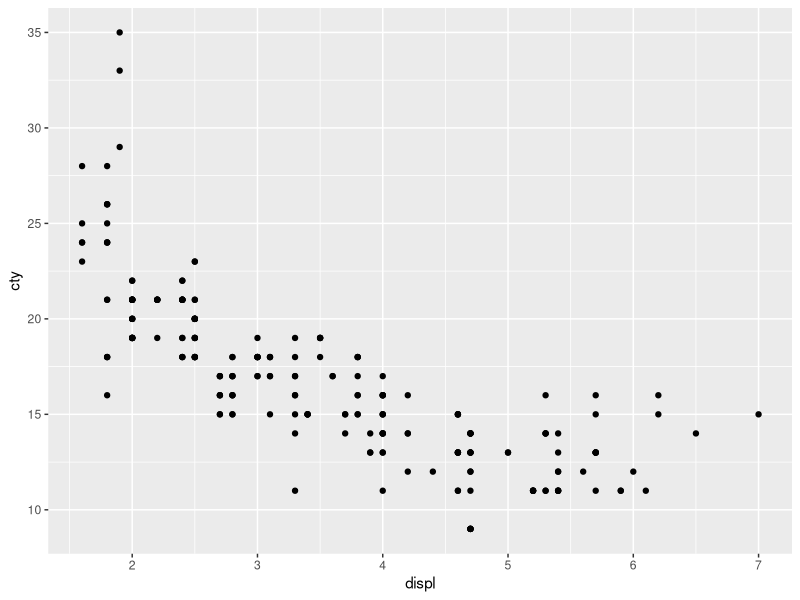
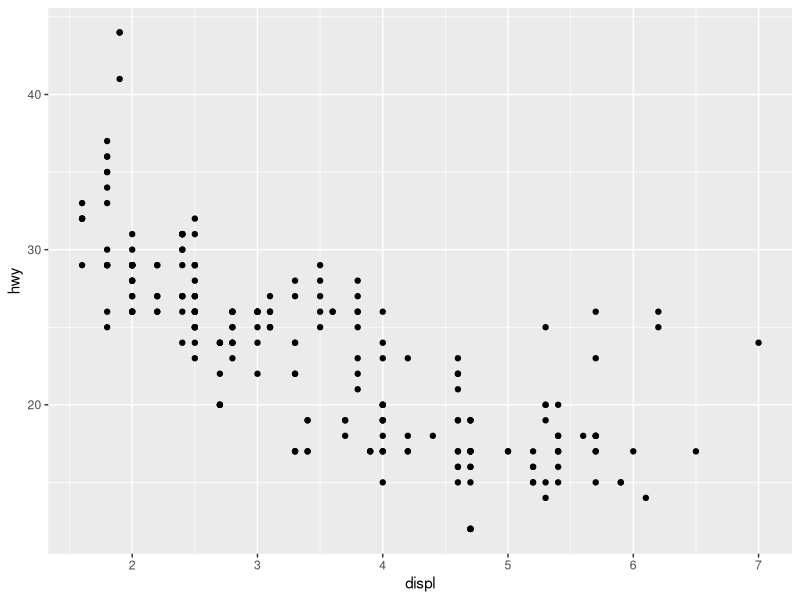
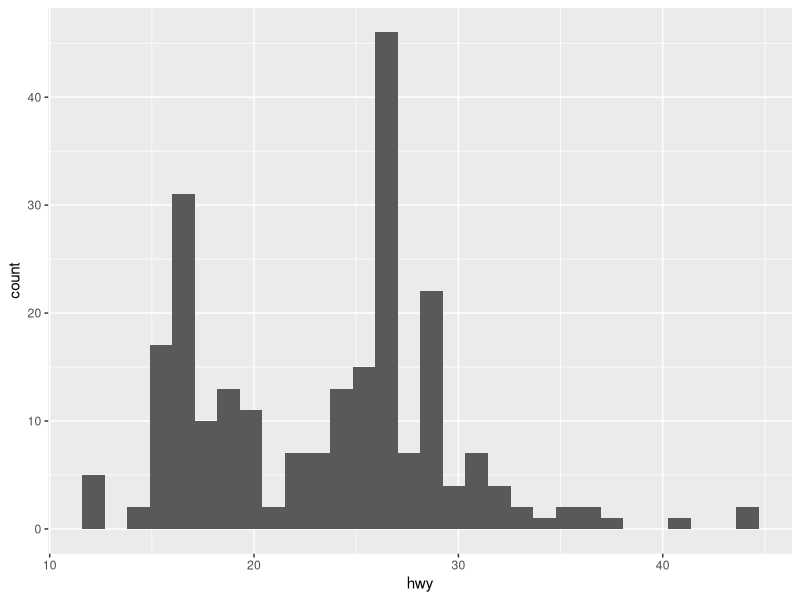
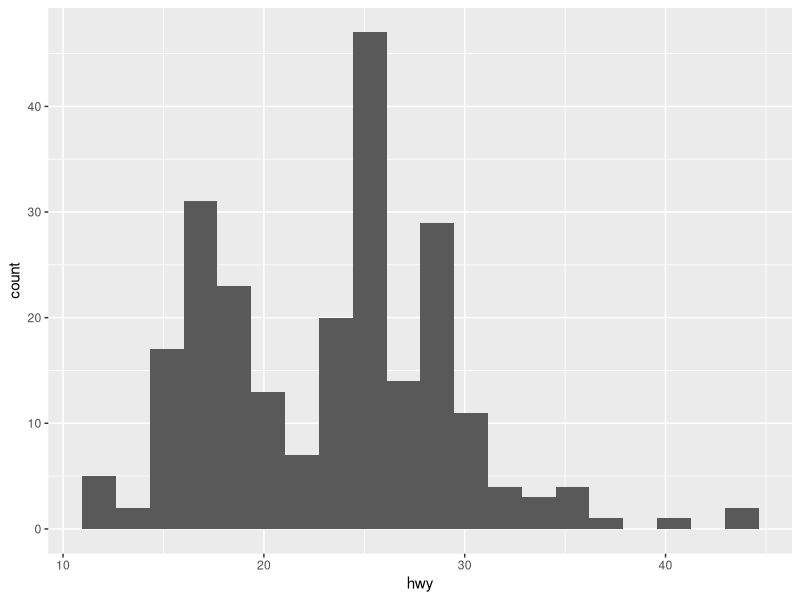
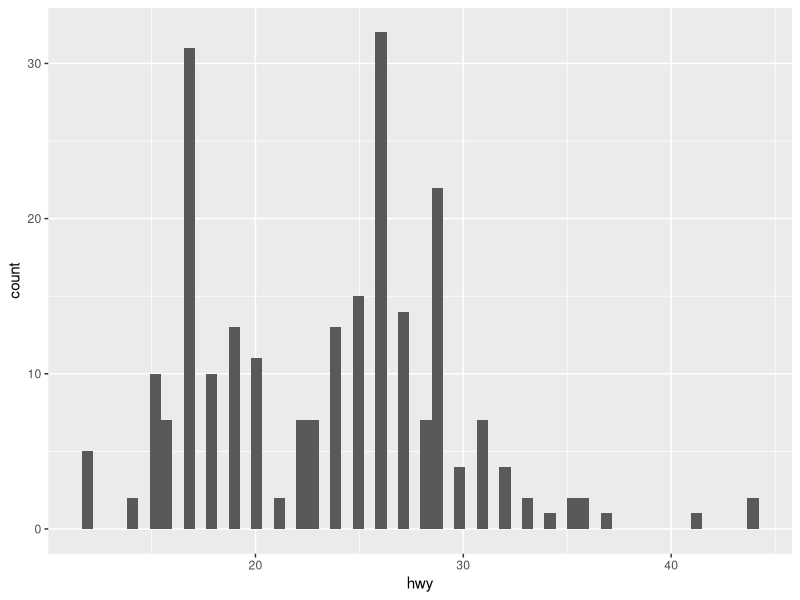
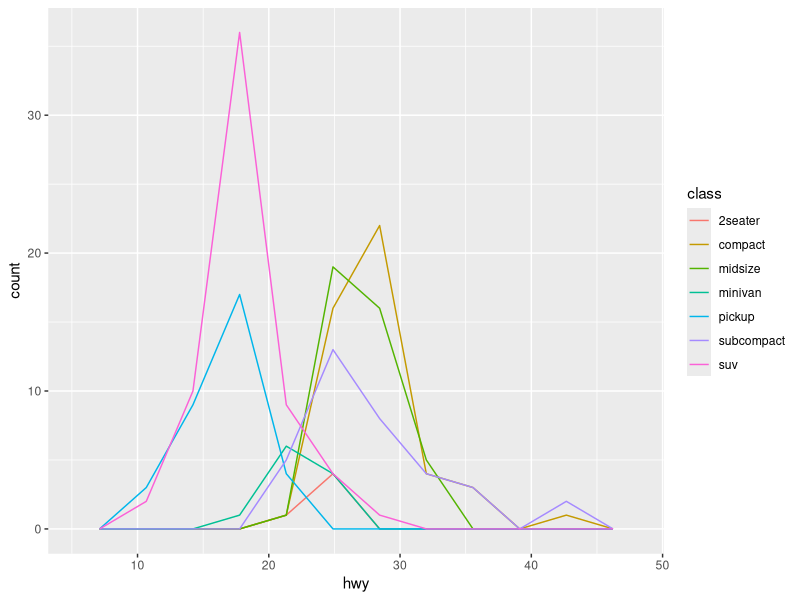
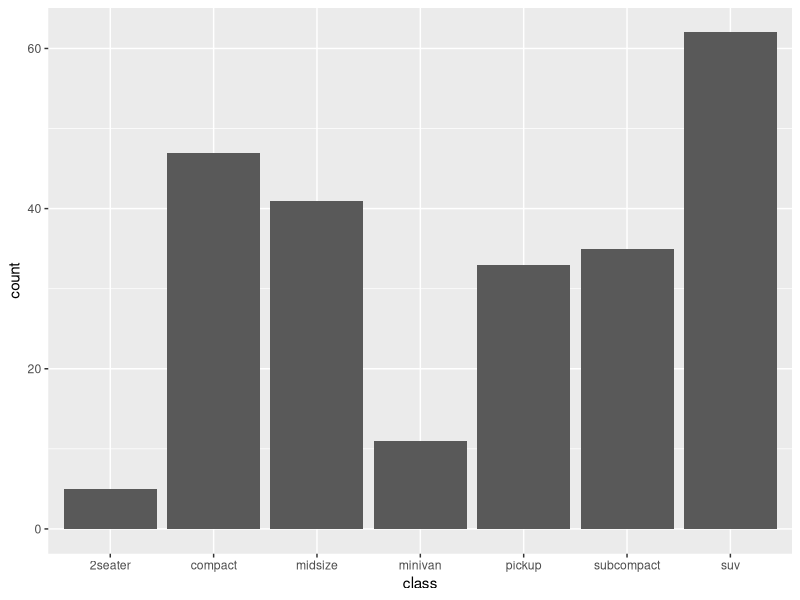
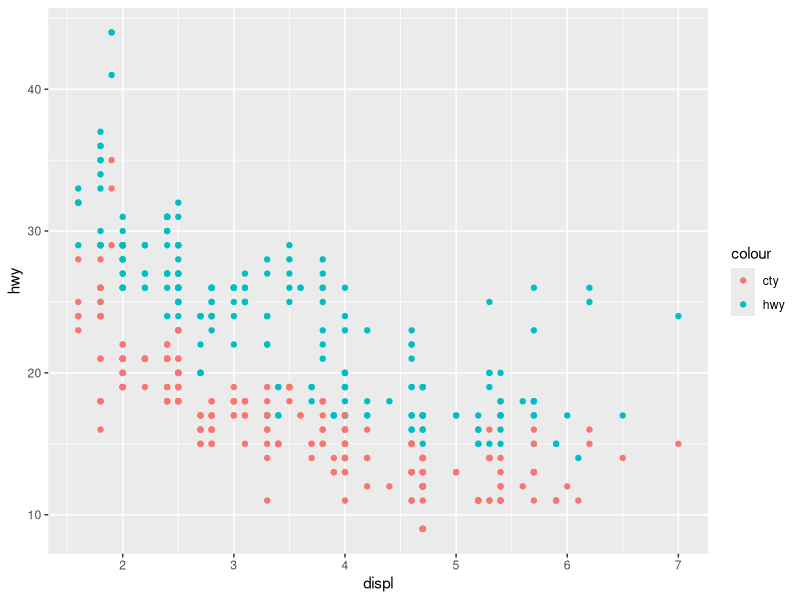

Generate these figures, in order, with R:
## ---- chunk 1
library(tidyverse)
## ---- chunk 2
mpg
## ---- chunk 3
ggplot(mpg, aes(x = displ, y = cty)) +
  geom_point()
## ---- chunk 4
ggplot(
    data = mpg, 
    # aes(x = displ, y = cty) # Old code
    aes(x = displ, y = hwy) # New code, note change in y
  ) +
  geom_point()
## ---- chunk 5
mpg %>% 
  ggplot(aes(x = hwy)) +
  geom_histogram()
## ---- chunk 6
mpg %>% 
  ggplot(aes(x = hwy)) +
  geom_histogram(bins = 20)
## ---- chunk 7
mpg %>% 
  ggplot(aes(x = hwy)) +
  geom_histogram(bins = 60)
## ---- chunk 8
ggplot(
    data = mpg,
    mapping = aes(x = hwy, color = class) # Note the additional `color` argument
  ) +
  geom_freqpoly(bins = 10)
## ---- chunk 9
ggplot(
  data = mpg,
  mapping = aes(x = class)
) +
  geom_bar()
## ---- chunk 10
ggplot(
  data = mpg,
  mapping = aes(x = displ)
) +
  geom_point(mapping = aes(y = hwy, color = "hwy")) +
  geom_point(mapping = aes(y = cty, color = "cty"))
## ---- chunk 11
ggplot(
  data = mpg,
  mapping = aes(x = hwy, y = cty)
) +
  geom_abline(intercept = 0, slope = 1) +
  geom_point()
## ---- chunk 12
ggplot(
  data = mpg,
  mapping = aes(x = displ, y = hwy, color = class)
) +
  geom_hline(
    data = mpg %>% 
      group_by(class) %>% 
      summarize(hwy = mean(hwy)),
    mapping = aes(yintercept = hwy, color = class),
    size = 1,
    alpha = 1 / 3
  ) +
  geom_point()
## ---- chunk 13
## TODO: Inspect the `diamonds` dataset here
diamonds
## ---- chunk 14
## TODO: Complete this code
ggplot(
  data = diamonds,
  mapping = aes(x = cut)
) +
  geom_bar()
## ---- chunk 15
## TODO: Complete this code
ggplot(
  data = diamonds,
  mapping = aes(x = carat)
) +
  geom_histogram(bins = 120)
## ---- chunk 16
## TODO: Complete the following code
ggplot(
  data = diamonds %>% 
    filter(carat <= 1.1),
  mapping = aes(x = carat)
) +
  geom_histogram(bins = 100) +
  scale_x_continuous(
    breaks = c(0, 0.3, 0.4, 0.5, 0.7, 0.9, 1)
  )
## ---- chunk 17
## TODO: Complete this code
ggplot(diamonds) +
  geom_point(aes(x = carat, y = price))
## ---- chunk 18
## TODO: Complete this code
ggplot(diamonds) +
  geom_point(aes(x = carat, y = price, color = cut))
## ---- chunk 19
ggplot(diamonds) +
  geom_point(aes(x = carat, y = price)) +
  theme_minimal() +
  theme(
    axis.text = element_text(size = 12),
    axis.title = element_text(size = 14)
  ) +
  labs(
    x = "Carat",
    y = "Price ($)"
  )

ggsave(
  filename = "test_image.png",
  bg = "white"
)
